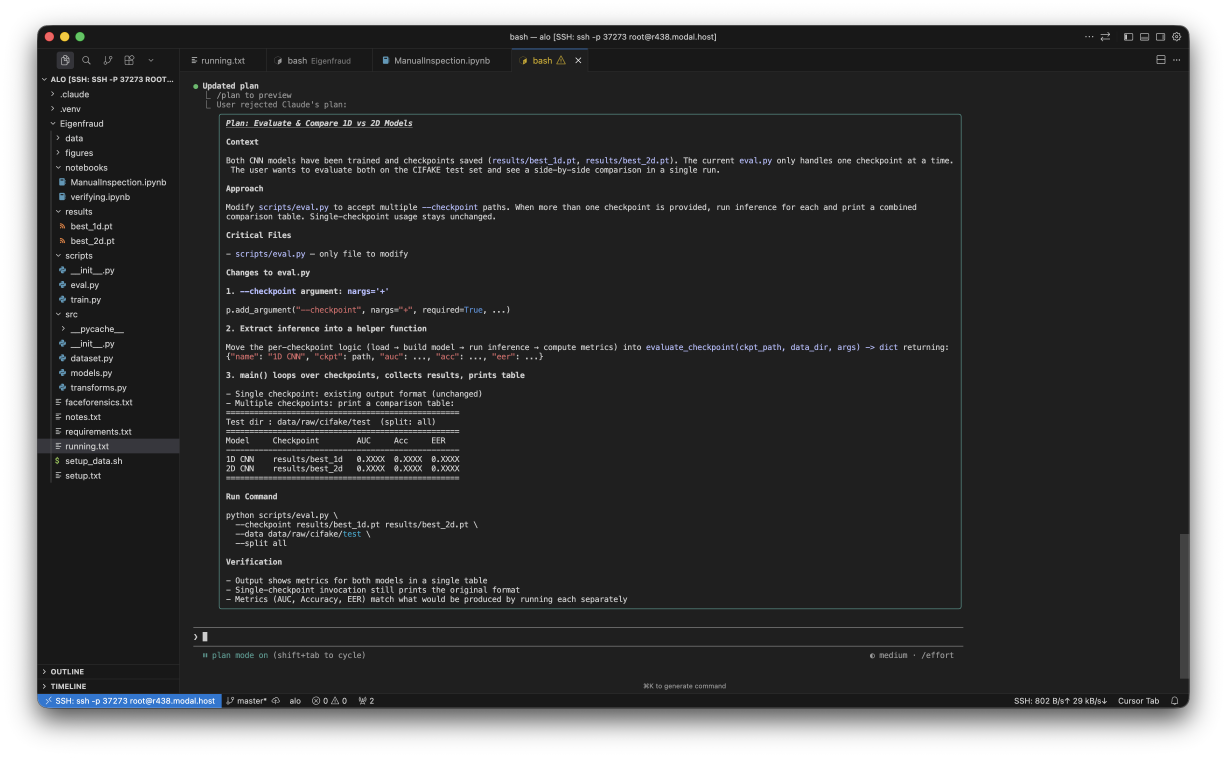
#> input picture CleanShot 2026-03-27 at 05.02.06@2x.png, 3680 x 2272 px, given in place of ., which was not available (shown at 1/3 size)
$ python -i transforms.py   (imports and definitions only)
#> lines starting #> are read from the running program, lines starting #| are printed output that depends on the picture; pictures that were not available may be replaced by others from this repository, and a replacement may not be noted
"""
Core frequency-domain transforms for Eigenfraud.

All functions operate on numpy arrays (H, W) grayscale images
or (H, W, C) RGB images (converted to grayscale internally).

Pipeline per image:
    raw image → grayscale → resize 224×224 → log_power_spectrum_2d → azimuthal_average
"""

import numpy as np
from PIL import Image


def to_grayscale_array(img: Image.Image, size: int = 224) -> np.ndarray:
    """Resize PIL image to (size, size) and convert to float32 grayscale array."""
    img = img.convert("L").resize((size, size), Image.LANCZOS)
    return np.array(img, dtype=np.float32)


def log_power_spectrum_2d(gray: np.ndarray) -> np.ndarray:
    """
    Compute the centered 2D log-power spectrum of a grayscale image.

    S(u,v) = log(1 + |F{I}(u,v)|^2)

    Args:
        gray: float32 array of shape (H, W)

    Returns:
        spectrum: float32 array of shape (H, W), centered (DC at center)
    """
    F = np.fft.fft2(gray)
    F_shifted = np.fft.fftshift(F)
    power = np.abs(F_shifted) ** 2
    log_power = np.log1p(power).astype(np.float32)
    return log_power


# [72 lines left out: functions azimuthal_average, azimuthal_average_fast, spectral_residual, not called in this run]


def compute_mean_spectrum(image_paths: list, size: int = 224) -> np.ndarray:
    """
    Compute mean log-power spectrum over a list of image paths.
    Used for EDA / Figure 1.
    """
#> called with size = 224
    accum = None
    count = 0
    for path in image_paths:
        try:
            img = Image.open(path)
#> img is the input picture: PIL image 3680x2272 RGBA; mean R, G, B, A 29.6, 29.9, 30.2, 220.6
            gray = to_grayscale_array(img, size=size)
#> in to_grayscale_array, `img = img.convert("L").resize((size, size), Image.LANCZOS)`:
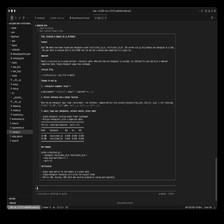
#> img: PIL image 224x224 L; min 0, max 210, mean 29.9
            spec = log_power_spectrum_2d(gray)
#> in log_power_spectrum_2d, `log_power = np.log1p(power).astype(np.float32)`:
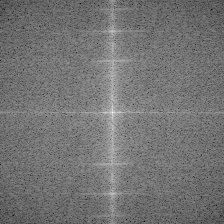
#> log_power: shape (224, 224) float32; min 2.2, max 28.44, mean 14.2; drawn with min black and max white
            if accum is None:
                accum = spec.astype(np.float64)
#> pass 3 of the loop in compute_mean_spectrum, `for path in image_paths:`:
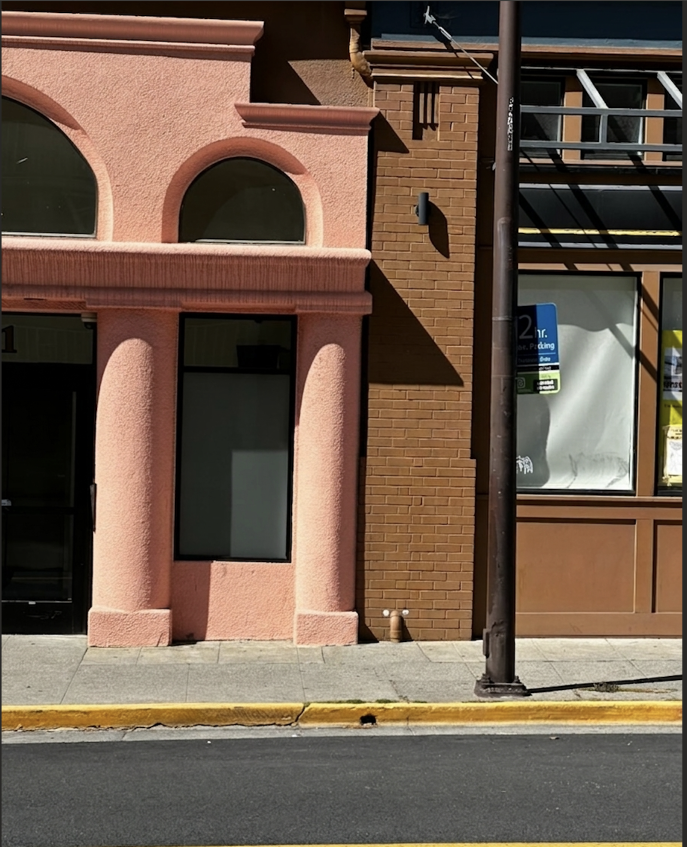
#> input picture FAKE.png, 1374 x 1694 px, given in place of , which was not available (shown at 1/2 size)
#> in compute_mean_spectrum, img is the input picture: PIL image 1374x1694 RGBA; mean R, G, B, A 110.3, 91, 75.7, 255
#> in to_grayscale_array (call 3), `img = img.convert("L").resize((size, size), Image.LANCZOS)`:
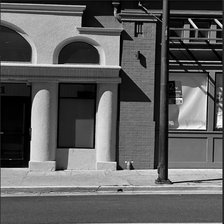
#> img: PIL image 224x224 L; min 0, max 255, mean 95
#> in compute_mean_spectrum, `accum += spec`:
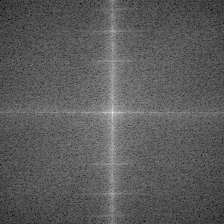
#> accum: shape (224, 224) float64; min 18.28, max 87.64, mean 43.2; drawn with min black and max white
#> the loop made 42 passes; the first 3 are shown
            else:
                accum += spec
            count += 1
        except Exception:
            continue
    if accum is None or count == 0:
        raise ValueError("No images successfully processed.")
    return (accum / count).astype(np.float32)
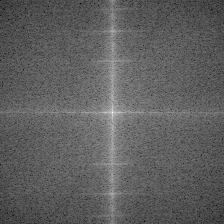
#> returned value: shape (224, 224) float32; min 5.54, max 29.1, mean 14.4; drawn with min black and max white

>>> result = compute_mean_spectrum('../CleanShot 2026-03-27 at 05.02.06@2x.png')
